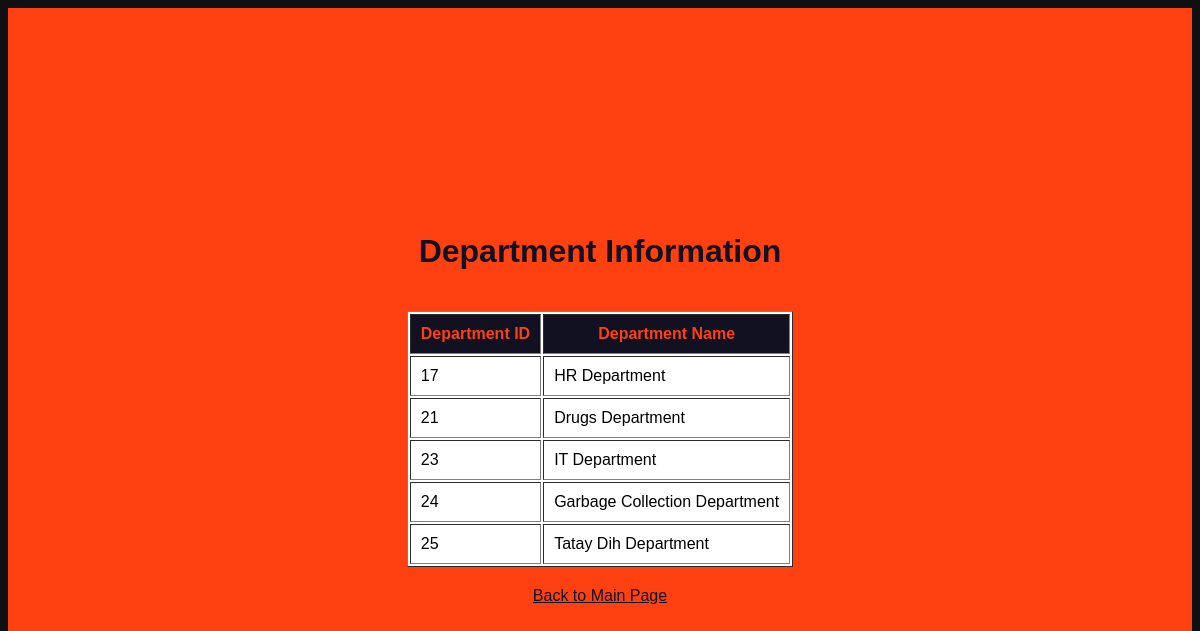
The page /Depread.php on the database its author committed.
### tables this page shows
CREATE TABLE `department` (
  `DepartmentID` int(11) NOT NULL,
  `DepartmentName` varchar(100) NOT NULL
);

### Depread.php (the view)
<link rel="stylesheet" href="style.css">
<?php
include "db.php";
$sql = "SELECT * FROM Department";
$result = mysqli_query($conn, $sql);
?>
<div class="updateformat">
<table border="1" cellpadding="10">
    <tr>
        <th>Department ID</th>
        <th>Department Name</th>
    </tr>
    <h1>Department Information</h1>
    <?php while($row = mysqli_fetch_assoc($result)) { ?>
    <tr>
        <td><?php echo $row['DepartmentID']; ?></td>
        <td><?php echo $row['DepartmentName']; ?></td>
    </tr>
    <?php } ?>
</table>
 <a href="index.php">Back to Main Page</a>
</div>

### style.css (style rules this page uses)
.updateformat { margin: 0; display: flex; flex-direction: column; justify-content: center; align-items: center; text-align: center; height: 100vh; gap: 20px; background-color: #ff4011; }
.updateformat a { color: #121121; }
.updateformat th { background-color: #121121; color: #ff4011; }
.updateformat h1 { color:#121121; }
table { background-color: white; }

### rows shown on the page
department: DepartmentID "17", DepartmentName "HR Department"
department: DepartmentID "21", DepartmentName "Drugs Department"
department: DepartmentID "23", DepartmentName "IT Department"
department: DepartmentID "24", DepartmentName "Garbage Collection Department"
department: DepartmentID "25", DepartmentName "Tatay Dih Department"
